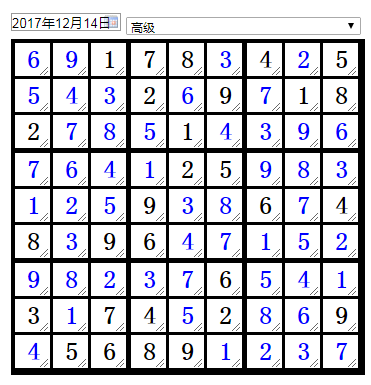
#> input picture images/a1.png, 371 x 385 px
$ python -i correction.py   (imports and definitions only)   (older library calls are emulated)
#> lines starting #> are read from the running program, lines starting #| are printed output that depends on the picture; after the words box and inside, x2 and y2 are one past the last pixel; in counts of white or black regions, pixels touching at a corner belong together
#> further down, picture is the input picture: shape (385, 371, 3); mean B, G, R 203.9, 197.7, 197.7
### plotCVImg.py
import cv2
from matplotlib import pyplot as plt


# 转换图像格式，并使用matplotlib显示opencv图像，单幅图像
def plotImg(img, title=""):
    if img.ndim == 3:
        b, g, r = cv2.split(img)
        img = cv2.merge([r, g, b])
        plt.imshow(img), plt.axis("off")
    else:
        plt.imshow(img, cmap='gray'), plt.axis("off")
    plt.title(title)
    plt.show()


# 转换图像格式，并使用matplotlib显示opencv图像
# [14 lines left out: function plotImgs, not called in this run]

### correction.py
# -*- coding: utf-8 -*-
import cv2
import numpy as np
import plotCVImg

IMAGE_LENGTH = 40
SUDOKU_SIZE = 9
N_MIN_ACTIVE_PIXELS = 30
SIZE_PUZZLE = IMAGE_LENGTH * SUDOKU_SIZE
DEBUG = 1


def correct(img_original):
    # 灰度化 gray image
    img_gray = cv2.cvtColor(img_original, cv2.COLOR_BGR2GRAY)
    if DEBUG:
        plotCVImg.plotImg(img_gray, "gray")

    # 中值滤波 median blur
    img_blur = cv2.medianBlur(img_gray, 1)
    if DEBUG:
        plotCVImg.plotImg(img_blur, "median Blur")

    # 高斯滤波 Gaussian blur
    img_blur = cv2.GaussianBlur(img_blur, (3, 3), 0)
    if DEBUG:
        plotCVImg.plotImg(img_blur, "Gaussian Blur")

    # 将每个像素除以闭操作后的像素，可以调整图像亮度
    # Divide image py the closed image. It can adjust the lightness of the image.
    kernel = cv2.getStructuringElement(cv2.MORPH_ELLIPSE, (11, 11))
    close = cv2.morphologyEx(img_blur, cv2.MORPH_CLOSE, kernel)
    div = np.float32(img_blur) / close
    img_brightness_adjusted = np.uint8(cv2.normalize(div, div, 0, 255, cv2.NORM_MINMAX))
    if DEBUG:
        plotCVImg.plotImg(img_brightness_adjusted, "brightness adjust")

    # 自适应阈值二值化，注意其返回值只有一个
    # adaptive threshold
    img_thresh = cv2.adaptiveThreshold(img_brightness_adjusted, 255,
                                       cv2.ADAPTIVE_THRESH_GAUSSIAN_C,
                                       cv2.THRESH_BINARY_INV, 11, 7)
#> img_thresh: shape (385, 371); 25.1% white; 259 white regions (165 under 20 px), largest, box (x1, y1, x2, y2) and area: (11, 39, 365, 375) 25329, (125, 16, 362, 35) 1054, (10, 12, 122, 32) 551
    if DEBUG:
        img_thresh = cv2.medianBlur(img_thresh, 3)
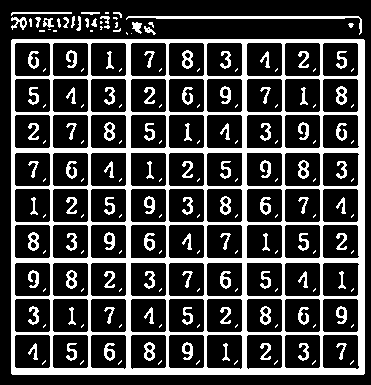
#> img_thresh: shape (385, 371); 24.7% white; 195 white regions (95 under 20 px)
        plotCVImg.plotImg(img_thresh, "adaptive Threshold")

    # 寻找轮廓 find contours in the image
    binary, contours, hierarchy = cv2.findContours(img_thresh, cv2.RETR_EXTERNAL, cv2.CHAIN_APPROX_SIMPLE)
#> contours = 33 contours, 20 with area under 20; largest, box (x1, y1, x2, y2) and area: (11, 39, 365, 375) 118253, (126, 16, 362, 35) 444, (11, 17, 27, 30) 86, (11, 12, 72, 16) 62, (132, 22, 142, 34) 57
    if DEBUG:
        img_contours = img_original.copy()
        cv2.drawContours(img_contours, contours, -1, (0, 0, 255), 2)
#> img_contours: shape (385, 371, 3); 5.09% of pixels changed, all inside (x1, y1, x2, y2) = (10, 11, 366, 376)
        plotCVImg.plotImg(img_contours, "contours")

    # 找到最大轮廓 find the biggest contour
    max_area = 0
    biggest_contour = None
    for cnt in contours:
        area = cv2.contourArea(cnt)
        if area > max_area:
            max_area = area
            biggest_contour = cnt
#> this loop made 33 passes
#> (area, max_area) on pass 1: (118253, 118253)
#> area on passes 9, 14, 17, 20, 23, 24: 31.5, 57, 20.5, 52.5, 21, 21.5
#> after the loop, biggest_contour = [[12, 39], [11, 40], [11, 373], [12, 374], [363, 374], [364, 373], [364, 40], [363, 39]]; max_area = 118253

    # add mask on image
    mask = np.zeros(img_brightness_adjusted.shape, np.uint8)
    cv2.drawContours(mask, [biggest_contour], 0, 255, cv2.FILLED)
#> mask: shape (385, 371); 83.3% white; 1 black region, box (x1, y1, x2, y2) and area: (0, 0, 371, 385) 23895
    cv2.drawContours(mask, [biggest_contour], 0, 0, 2)
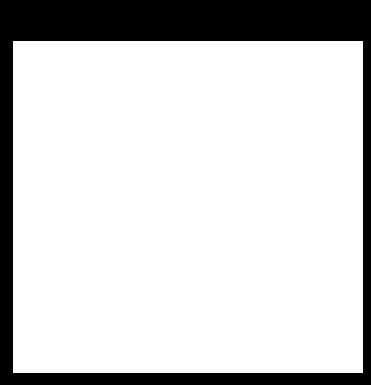
#> mask: shape (385, 371); 81.4% white; 1 black region, box (x1, y1, x2, y2) and area: (0, 0, 371, 385) 26635
    image_with_mask = cv2.bitwise_and(img_brightness_adjusted, mask)
    if DEBUG:
        plotCVImg.plotImg(image_with_mask, "image_with_mask")

    # 角点检测 Harris corner detector
    dst = cv2.cornerHarris(image_with_mask, 2, 3, 0.04)
    if DEBUG:
        plotCVImg.plotImg(dst, "image_cornerHarris")

    # 水平方向Sobel算子，膨胀操作连接断线，边缘检测找出竖线
    # Use the Sobel operator in the horizontal direction,
    # Use dilate to connect the lines,
    # and find contours which are the vertical lines of the grid.
    dx = cv2.Sobel(image_with_mask, cv2.CV_16S, 1, 0)
    dx = cv2.convertScaleAbs(dx)
    cv2.normalize(dx, dx, 0, 255, cv2.NORM_MINMAX)
    ret, close = cv2.threshold(dx, 0, 255, cv2.THRESH_BINARY + cv2.THRESH_OTSU)
#> close: shape (385, 371); 22.7% white; 404 white regions (113 under 20 px), largest, box (x1, y1, x2, y2) and area: (258, 196, 273, 215) 186, (142, 232, 157, 251) 186, (218, 270, 233, 289) 186
#> ret = 121
    kernelx = cv2.getStructuringElement(cv2.MORPH_RECT, (2, 10))
    close = cv2.morphologyEx(close, cv2.MORPH_DILATE, kernelx, iterations=1)
#> close: shape (385, 371); 44.3% white; 19 white regions

    binary, contour, hierarchy = cv2.findContours(close, cv2.RETR_EXTERNAL, cv2.CHAIN_APPROX_SIMPLE)
#> contour = 19 contours; largest, box (x1, y1, x2, y2) and area: (218, 38, 251, 374) 6561, (102, 38, 135, 374) 6556, (142, 38, 172, 374) 5844, (180, 38, 210, 374) 5836, (258, 38, 288, 374) 5819
    for cnt in contour:
        x, y, w, h = cv2.boundingRect(cnt)
        if h / w > 5:
            cv2.drawContours(close, [cnt], 0, 255, -1)
        else:
            cv2.drawContours(close, [cnt], 0, 0, -1)
#> this loop made 19 passes
#> (x, y, w, h) on passes 1 to 12: (335, 338, 15, 28), (103, 302, 15, 28), (181, 266, 15, 28), (219, 228, 15, 28), (297, 192, 15, 28), (27, 156, 15, 28), (65, 118, 15, 28), (259, 82, 15, 28), (143, 46, 15, 28), (334, 38, 27, 336), (296, 38, 30, 336), (258, 38, 30, 336)
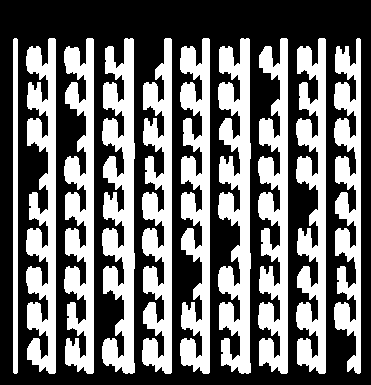
#> close: shape (385, 371); 42.4% white; 10 white regions, largest, box (x1, y1, x2, y2) and area: (218, 38, 251, 374) 7224, (102, 38, 135, 374) 7217, (142, 38, 172, 374) 6506

    close = cv2.morphologyEx(close, cv2.MORPH_CLOSE, None, iterations=2)
#> close: shape (385, 371); 44.1% white; 10 white regions, largest, box (x1, y1, x2, y2) and area: (218, 38, 251, 374) 7505, (102, 38, 135, 374) 7499, (142, 38, 172, 374) 6781
    closex = close.copy()

    # 找出横线
    # find the horizontal lines, same as above
    dy = cv2.Sobel(image_with_mask, cv2.CV_16S, 0, 2)
    dy = cv2.convertScaleAbs(dy)
    cv2.normalize(dy, dy, 0, 255, cv2.NORM_MINMAX)
    retVal, close = cv2.threshold(dy, 0, 255, cv2.THRESH_BINARY + cv2.THRESH_OTSU)
#> close: shape (385, 371); 18.8% white; 391 white regions (160 under 20 px), largest, box (x1, y1, x2, y2) and area: (14, 74, 51, 81) 247, (52, 74, 89, 81) 247, (90, 74, 127, 81) 247
#> retVal = 121
    kernely = cv2.getStructuringElement(cv2.MORPH_RECT, (10, 2))
    close = cv2.morphologyEx(close, cv2.MORPH_DILATE, kernely)
#> close: shape (385, 371); 35.4% white; 150 white regions

    binary, contour, hierarchy = cv2.findContours(close, cv2.RETR_EXTERNAL, cv2.CHAIN_APPROX_SIMPLE)
#> contour = 150 contours; largest, box (x1, y1, x2, y2) and area: (11, 255, 364, 267) 3246, (11, 145, 364, 157) 3246, (10, 330, 364, 338) 2461, (10, 294, 364, 302) 2461, (10, 220, 364, 228) 2461
    for cnt in contour:
        x, y, w, h = cv2.boundingRect(cnt)
        if w / h > 5:
            cv2.drawContours(close, [cnt], 0, 255, -1)
        else:
            cv2.drawContours(close, [cnt], 0, 0, -1)
#> this loop made 150 passes
#> (x, y, w, h) on passes 1 to 12: (11, 365, 353, 6), (336, 358, 12, 5), (28, 358, 16, 4), (217, 357, 19, 6), (102, 357, 17, 6), (24, 352, 20, 4), (178, 351, 18, 12), (217, 342, 15, 7), (333, 341, 20, 7), (294, 341, 20, 22), (256, 341, 19, 22), (179, 341, 18, 6)
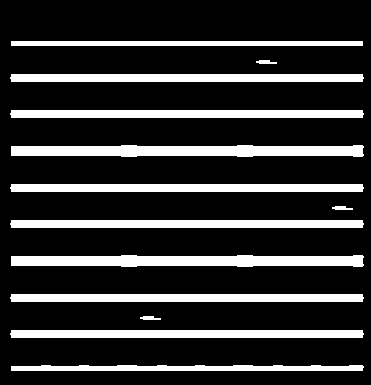
#> close: shape (385, 371); 19.6% white; 13 white regions, largest, box (x1, y1, x2, y2) and area: (11, 145, 364, 157) 3608, (11, 255, 364, 267) 3608, (10, 74, 364, 82) 2820

    close = cv2.morphologyEx(close, cv2.MORPH_DILATE, None, iterations=2)
#> close: shape (385, 371); 30.1% white; 13 white regions, largest, box (x1, y1, x2, y2) and area: (9, 143, 366, 159) 5104, (9, 253, 366, 269) 5104, (8, 72, 366, 84) 4284
    closey = close.copy()

    # 求网格交点
    # get the points of intersection
    res = cv2.bitwise_and(closex, closey)
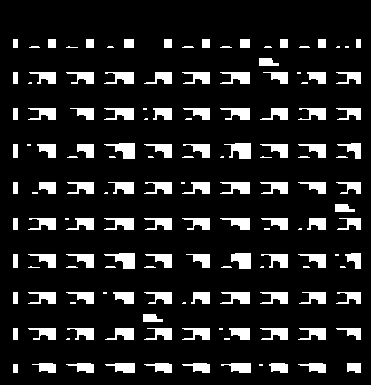
#> res: shape (385, 371); 12.7% white; 149 white regions (37 under 20 px)
    if DEBUG:
        plotCVImg.plotImg(res, "dots")

    # 查找轮廓，求每个轮廓的质心
    # find the contours of the points, and get the centroids of the points of intersection
    # it is the corner of every small grid.
    img_dots = cv2.cvtColor(img_brightness_adjusted, cv2.COLOR_GRAY2BGR)
    binary, contour, hierarchy = cv2.findContours(res, cv2.RETR_LIST, cv2.CHAIN_APPROX_SIMPLE)
#> contour = 149 contours, 46 with area under 20; largest, box (x1, y1, x2, y2) and area: (104, 253, 135, 269) 232, (104, 143, 135, 159) 231, (224, 143, 251, 159) 230, (231, 253, 251, 269) 221, (220, 292, 250, 304) 182
    centroids = []
    for cnt in contour:
        if cv2.contourArea(cnt) > 20:
            mom = cv2.moments(cnt)
            (x, y) = int(mom['m10'] / mom['m00']), int(mom['m01'] / mom['m00'])
            cv2.circle(img_dots, (x, y), 4, (0, 255, 0), -1)
            centroids.append((x, y))
#> this loop made 149 passes
#> (cnt, x, y) on passes 2, 24, 38, 54: ([[13, 364], [13, 372], [17, 372], [17, 364]], 15, 368), ([[13, 328], [13, 339], [17, 339], [17, 328]], 15, 333), ([[13, 292], [13, 303], [17, 303], [17, 292]], 15, 297), ([[13, 254], [13, 267], [17, 267], [17, 254]], 15, 260)
#> (x, y) on passes 3 to 8: (353, 367), (316, 366), (279, 367), (240, 367), (200, 366), (162, 366)
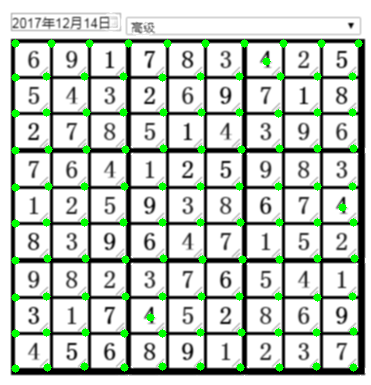
#> img_dots: shape (385, 371, 3); mean B, G, R 194.8, 203.8, 194.8
#> after the loop, centroids = 103 pairs, first value 15 to 358, second value 43 to 368
    if DEBUG:
        plotCVImg.plotImg(img_dots, "centroids")
#> in plotImg (call 10), `b, g, r = cv2.split(img)`:
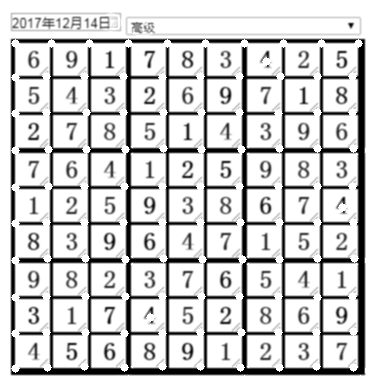
#> g: shape (385, 371); min 0, max 255, mean 203.8

    centroids = np.array(centroids, dtype=np.float32)
#> (the run stopped early here; a loop or call above may not have finished)

$ run again, on images/a2.png
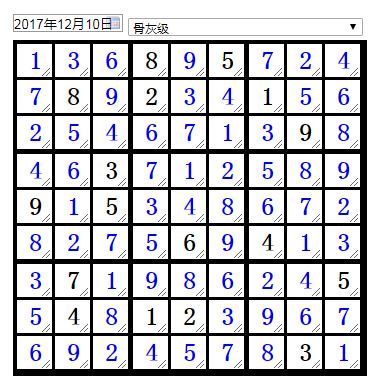
#> input picture images/a2.png, 379 x 389 px
#> picture is the input picture: shape (389, 379, 3); mean B, G, R 206.9, 199.4, 199.4
#> in correct, `img_thresh = cv2.medianBlur(img_thresh, 3)`:
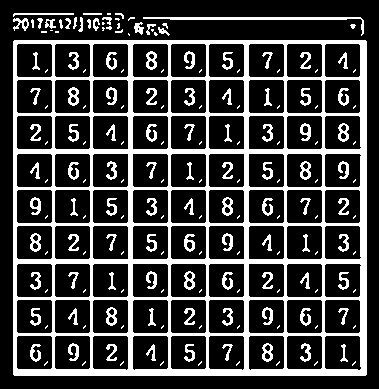
#> img_thresh: shape (389, 379); 23.9% white; 197 white regions (96 under 20 px)
#> contours = 35 contours, 22 with area under 20; largest, box (x1, y1, x2, y2) and area: (13, 40, 367, 376) 118253, (143, 17, 364, 36) 417, (13, 18, 29, 31) 86, (13, 13, 74, 17) 62, (134, 22, 144, 35) 60
#> img_contours: shape (389, 379, 3); 5.01% of pixels changed, all inside (x1, y1, x2, y2) = (12, 12, 368, 377)
#> the loop in correct, `for cnt in contours:` made 35 passes
#> (area, max_area) on pass 1: (118253, 118253)
#> after the loop in correct, `for cnt in contours:`: biggest_contour = [[14, 40], [13, 41], [13, 374], [14, 375], [365, 375], [366, 374], [366, 41], [365, 40]]; max_area = 118253
#> ret = 121
#> in correct, `binary, contour, hierarchy = cv2.findContours(close, cv2.RETR_EXTERNAL..`: contour = 19 contours; largest, box (x1, y1, x2, y2) and area: (104, 39, 137, 375) 6540, (220, 39, 253, 375) 6537, (298, 39, 328, 375) 5822, (144, 39, 174, 375) 5822, (66, 39, 96, 375) 5820
#> the loop in correct, `for cnt in contour:` made 19 passes
#> (x, y, w, h) on passes 1 to 8: (221, 339, 15, 28), (337, 303, 15, 28), (67, 267, 15, 28), (105, 229, 15, 28), (299, 193, 15, 28), (145, 157, 15, 28), (183, 119, 15, 28), (29, 83, 15, 28)
#> retVal = 120
#> in correct, `binary, contour, hierarchy = cv2.findContours(close, cv2.RETR_EXTERNAL..`: contour = 152 contours; largest, box (x1, y1, x2, y2) and area: (13, 256, 366, 268) 3246, (13, 146, 366, 158) 3246, (12, 331, 366, 339) 2461, (12, 295, 366, 303) 2461, (12, 221, 366, 229) 2461
#> the loop in correct, `for cnt in contour:` made 152 passes
#> (x, y, w, h) on passes 1 to 3: (13, 366, 353, 6), (222, 359, 12, 5), (146, 359, 16, 4)
#> res: shape (389, 379); 12.2% white; 148 white regions (37 under 20 px)
#> in correct, `binary, contour, hierarchy = cv2.findContours(res, cv2.RETR_LIST, cv2...`: contour = 148 contours, 46 with area under 20; largest, box (x1, y1, x2, y2) and area: (222, 254, 253, 270) 232, (223, 144, 253, 160) 226, (110, 144, 137, 160) 222, (117, 254, 137, 270) 221, (106, 329, 136, 341) 182
#> the loop in correct, `for cnt in contour:` made 148 passes
#> (cnt, x, y) on passes 2, 24, 38, 54: ([[15, 365], [15, 373], [19, 373], [19, 365]], 17, 369), ([[15, 329], [15, 340], [19, 340], [19, 329]], 17, 334), ([[15, 293], [15, 304], [19, 304], [19, 293]], 17, 298), ([[15, 255], [15, 268], [19, 268], [19, 255]], 17, 261)
#> after the loop in correct, `for cnt in contour:`: centroids = 102 pairs, first value 17 to 360, second value 44 to 369
#> in plotImg (call 10), `b, g, r = cv2.split(img)`:
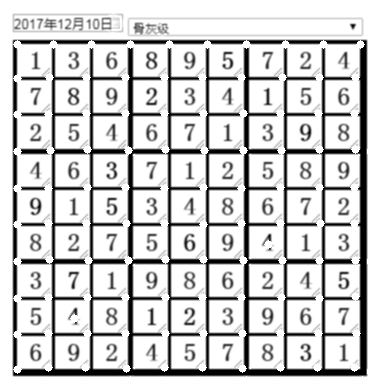
#> g: shape (389, 379); min 0, max 255, mean 205.4
